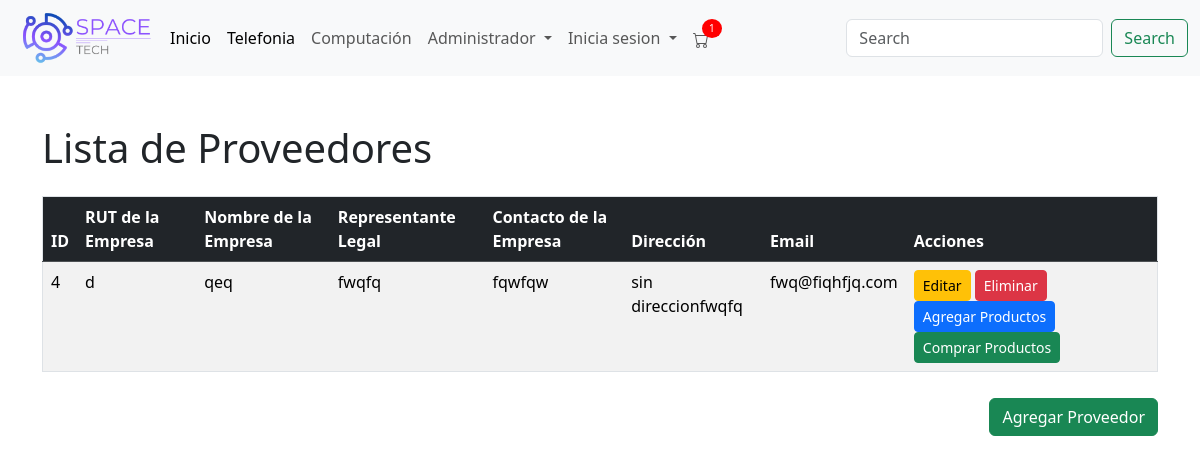
/proveedores/ (signed in), run on an earlier commit of the app's database.
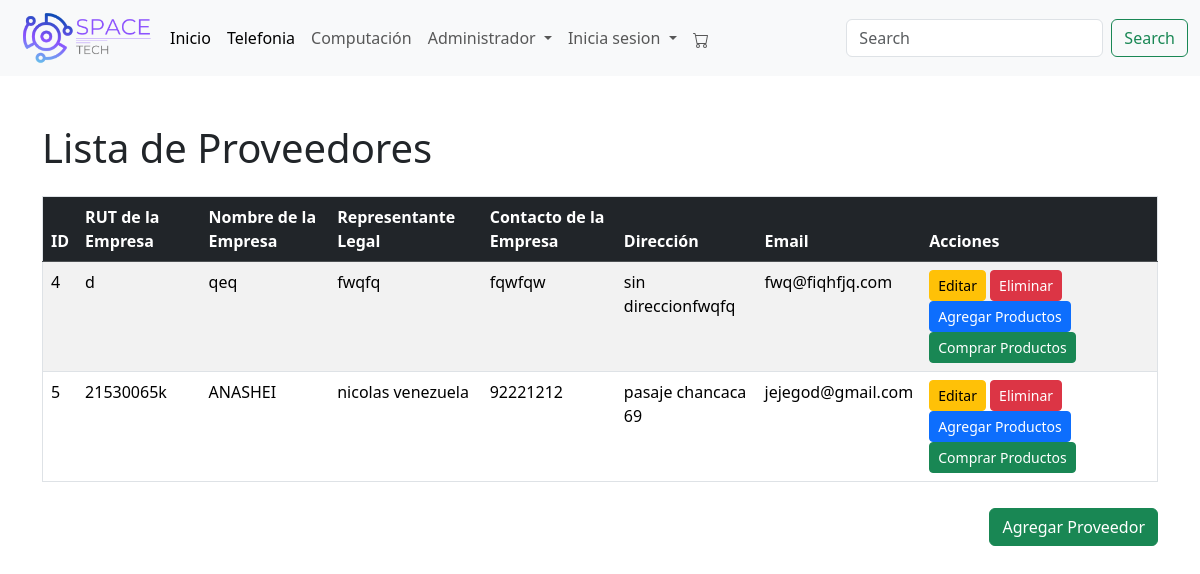
And on a later commit of the database.
### menu/models.py (models this page shows, shortened)
class Proveedor(models.Model):
    id_proveedor = models.AutoField(primary_key=True, editable=False)
    rut_empresa = models.CharField(max_length=13, verbose_name='RUT de la Empresa')
    nombre_empresa = models.CharField(max_length=100, verbose_name='Nombre de la Empresa')
    representante_legal = models.CharField(max_length=100, verbose_name='Representante Legal', default="")
    contacto_empresa = models.CharField(max_length=50, verbose_name='Contacto de la Empresa')
    direccion_proveedor = models.CharField(max_length=255, verbose_name='Dirección', default="sin direccion")
    email_proveedor = models.EmailField(max_length=70, unique=True, null=True, blank=True)

### menu/views.py (the view)
# urls.py: path('proveedores/', proveedor_list, name='proveedor_list'),
@login_required
@user_passes_test(is_admin)
def proveedor_list(request):
    proveedores = Proveedor.objects.all()
    return render(request, 'proveedor_list.html', {'proveedores': proveedores})

### menu/context_processors.py (called while the page is built)
def carrito_items_count(request):
    if request.user.is_authenticated:
        try:
            carrito = Carrito.objects.get(usuario=request.user)
            count = CarritoItem.objects.filter(carrito=carrito).count()
        except Carrito.DoesNotExist:
            count = 0
    else:
        count = 0
    return {
        'carrito_items_count': count
    }

### menu/views.py (called while the page is built)
def is_admin(user):
    return user.is_authenticated and user.is_staff

### menu/templates/proveedor_list.html (shortened to what this page needs)
<!DOCTYPE html>
<html lang="en">
<head>
    {% load static %}
    <link href="https://cdn.jsdelivr.net/npm/bootstrap@5.3.0/dist/css/bootstrap.min.css" rel="stylesheet">
    <link rel="stylesheet" href="{% static 'css/listaP.css' %}">
</head>
<body>
    {% include "plantilla/menu.html" %}
    <div class="container mt-5">
        <h1 class="mb-4">Lista de Proveedores</h1>
        <div class="table-responsive">
            <table class="table table-striped table-hover">
                <thead class="table-dark">
                    <tr>
                        <th>ID</th>
                        <th>RUT de la Empresa</th>
                        <th>Nombre de la Empresa</th>
                        <th>Representante Legal</th>
                        <th>Contacto de la Empresa</th>
                        <th>Dirección</th>
                        <th>Email</th>
                        <th>Acciones</th>
                    </tr>
                </thead>
                <tbody>
                    {% for proveedor in proveedores %}
                    <tr>
                        <td>{{ proveedor.id_proveedor }}</td>
                        <td>{{ proveedor.rut_empresa }}</td>
                        <td>{{ proveedor.nombre_empresa }}</td>
                        <td>{{ proveedor.representante_legal }}</td>
                        <td>{{ proveedor.contacto_empresa }}</td>
                        <td>{{ proveedor.direccion_proveedor }}</td>
                        <td>{{ proveedor.email_proveedor }}</td>
                        <td>
                            <a href="{% url 'proveedor_edit' proveedor.pk %}" class="btn btn-warning btn-sm">Editar</a>
                            <a href="{% url 'proveedor_delete' proveedor.pk %}" class="btn btn-danger btn-sm">Eliminar</a>
                            <a href="{% url 'agregar_producto_proveedor' proveedor.id_proveedor %}" class="btn btn-primary btn-sm">Agregar Productos</a>
                            <a href="{% url 'comprar_productos_proveedor' proveedor.id_proveedor %}" class="btn btn-success btn-sm">Comprar Productos</a>
                        </td>
                    </tr>
                    {% endfor %}
                </tbody>
            </table>
            <div>
                <a class="align-right" href="{% url 'proveedor_add' %}">
                    <button class="btn btn-success">Agregar Proveedor</button>
                </a>
            </div>
        </div>
    </div>
</body>
</html>

What changed in the data, as far as the page shows it:
added Proveedor: id_proveedor "5", rut_empresa "21530065k", nombre_empresa "ANASHEI", representante_legal "nicolas venezuela", contacto_empresa "92221212", direccion_proveedor "pasaje chancaca 69", email_proveedor "jejegod@gmail.com"
Also different on the page:
{{ carrito_items_count }}: "1" → (not shown)
